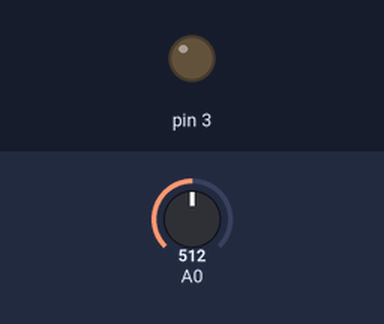
Simulated run of this sketch. Board: Arduino Uno, built with avr-gcc and run on an emulated ATmega328P. Parts: output pins drawn as LEDs (lit = HIGH). The inputs (shaded band) are chosen by the test bench; at power-on: A0 = 512.

Above: at 3.3 s.
3.4 s: A0 set to 716
Timing chart, 0 to 12.9 s (numbered marks = the images above; inputs shaded):
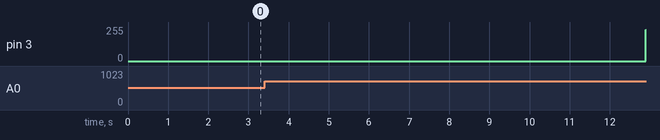

The sketch:

LESSON01.ino
```cpp
/******************************************************************************
----------------本例程仅供学习使用，未经作者允许，不得用于其他用途。-----------
------------------------版权所有，仿冒必究！-----------------------------------
----------------1.开发环境:Arduino IDE-----------------------------------------
----------------2.测试使用开发板型号：Arduino Leonardo or Arduino UNO R3-------
----------------3.单片机使用晶振：16M------------------------------------------
----------------4.淘宝网址：Ilovemcu.taobao.com--------------------------------
----------------------------epic-mcu.taobao.com--------------------------------
----------------5.作者：神秘藏宝室---------------------------------------------
******************************************************************************/

int y = 0;
int x = 0;

void setup()  //初始化部分
{
  pinMode(3, OUTPUT);  // 模拟读写时应该接标有PWM的引脚
}

void loop()  //主循环
{
  y = analogRead(0);  // 模拟读取，参数为模拟引脚
  x = map(y, 0, 1023, 1, 9);
  for (int val = 0; val < 255; val++) {
    analogWrite(3, val);
    delay(x);
  }
  for (int val = 255; val > 0; val--) {
    analogWrite(3, val);
    delay(x);
  }
}


    // digitalWrite(2,LOW);	//led引脚输出低电平，点亮led
    // delay(1000);						//延时1000ms
    // digitalWrite(2,HIGH);	//led引脚输出高电平，熄灭led
    // delay(1000);						//延时1s
```

Measured:
- after the input at 3.4 s, pin 3: stays 0/255 (without the input it goes to 167/255 after 6.0 s)
